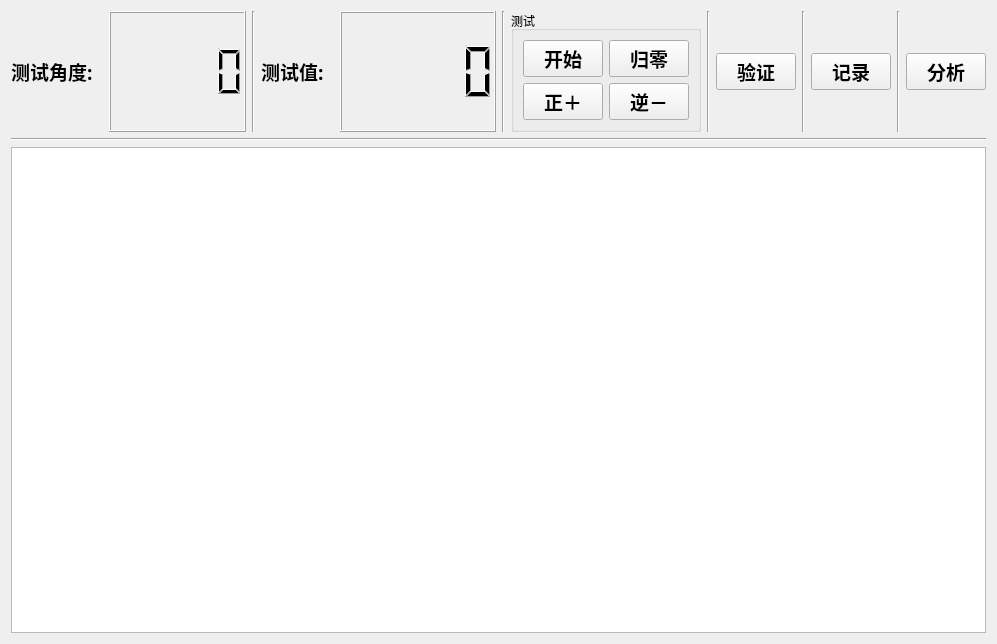
<?xml version="1.0" encoding="UTF-8"?>
<ui version="4.0">
 <class>RotaryTest</class>
 <widget class="QWidget" name="RotaryTest">
  <property name="geometry">
   <rect>
    <x>0</x>
    <y>0</y>
    <width>997</width>
    <height>644</height>
   </rect>
  </property>
  <property name="windowTitle">
   <string>Form</string>
  </property>
  <layout class="QGridLayout" name="gridLayout_3">
   <item row="0" column="0">
    <layout class="QVBoxLayout" name="verticalLayout">
     <item>
      <layout class="QHBoxLayout" name="horizontalLayout_3">
       <item>
        <layout class="QHBoxLayout" name="horizontalLayout">
         <item>
          <widget class="QLabel" name="label">
           <property name="sizePolicy">
            <sizepolicy hsizetype="Fixed" vsizetype="Minimum">
             <horstretch>0</horstretch>
             <verstretch>0</verstretch>
            </sizepolicy>
           </property>
           <property name="font">
            <font>
             <family>Agency FB</family>
             <pointsize>14</pointsize>
             <weight>75</weight>
             <bold>true</bold>
            </font>
           </property>
           <property name="text">
            <string>测试角度:</string>
           </property>
          </widget>
         </item>
         <item>
          <spacer name="horizontalSpacer">
           <property name="orientation">
            <enum>Qt::Horizontal</enum>
           </property>
           <property name="sizeType">
            <enum>QSizePolicy::Fixed</enum>
           </property>
           <property name="sizeHint" stdset="0">
            <size>
             <width>10</width>
             <height>20</height>
            </size>
           </property>
          </spacer>
         </item>
         <item>
          <widget class="QLCDNumber" name="angleLcdNumber">
           <property name="sizePolicy">
            <sizepolicy hsizetype="Expanding" vsizetype="Minimum">
             <horstretch>0</horstretch>
             <verstretch>0</verstretch>
            </sizepolicy>
           </property>
           <property name="font">
            <font>
             <family>Agency FB</family>
             <pointsize>14</pointsize>
             <weight>75</weight>
             <bold>true</bold>
            </font>
           </property>
          </widget>
         </item>
        </layout>
       </item>
       <item>
        <widget class="Line" name="line">
         <property name="orientation">
          <enum>Qt::Vertical</enum>
         </property>
        </widget>
       </item>
       <item>
        <layout class="QHBoxLayout" name="horizontalLayout_2">
         <item>
          <widget class="QLabel" name="label_2">
           <property name="sizePolicy">
            <sizepolicy hsizetype="Fixed" vsizetype="Minimum">
             <horstretch>0</horstretch>
             <verstretch>0</verstretch>
            </sizepolicy>
           </property>
           <property name="font">
            <font>
             <family>Agency FB</family>
             <pointsize>14</pointsize>
             <weight>75</weight>
             <bold>true</bold>
            </font>
           </property>
           <property name="text">
            <string>测试值:</string>
           </property>
          </widget>
         </item>
         <item>
          <spacer name="horizontalSpacer_2">
           <property name="orientation">
            <enum>Qt::Horizontal</enum>
           </property>
           <property name="sizeType">
            <enum>QSizePolicy::Fixed</enum>
           </property>
           <property name="sizeHint" stdset="0">
            <size>
             <width>10</width>
             <height>20</height>
            </size>
           </property>
          </spacer>
         </item>
         <item>
          <widget class="QLCDNumber" name="voltageLcdNumber">
           <property name="sizePolicy">
            <sizepolicy hsizetype="Expanding" vsizetype="Minimum">
             <horstretch>0</horstretch>
             <verstretch>0</verstretch>
            </sizepolicy>
           </property>
           <property name="font">
            <font>
             <family>Agency FB</family>
             <pointsize>14</pointsize>
             <weight>75</weight>
             <bold>true</bold>
            </font>
           </property>
          </widget>
         </item>
        </layout>
       </item>
       <item>
        <widget class="Line" name="line_2">
         <property name="orientation">
          <enum>Qt::Vertical</enum>
         </property>
        </widget>
       </item>
       <item>
        <widget class="QGroupBox" name="groupBox">
         <property name="title">
          <string>测试</string>
         </property>
         <layout class="QGridLayout" name="gridLayout_2">
          <item row="0" column="0">
           <layout class="QGridLayout" name="gridLayout">
            <item row="0" column="0">
             <widget class="QPushButton" name="testPushButton">
              <property name="sizePolicy">
               <sizepolicy hsizetype="Preferred" vsizetype="Fixed">
                <horstretch>0</horstretch>
                <verstretch>0</verstretch>
               </sizepolicy>
              </property>
              <property name="font">
               <font>
                <family>Agency FB</family>
                <pointsize>14</pointsize>
                <weight>75</weight>
                <bold>true</bold>
               </font>
              </property>
              <property name="text">
               <string>开始</string>
              </property>
              <property name="checkable">
               <bool>true</bool>
              </property>
             </widget>
            </item>
            <item row="0" column="1">
             <widget class="QPushButton" name="returnZeroPushButton">
              <property name="sizePolicy">
               <sizepolicy hsizetype="Preferred" vsizetype="Fixed">
                <horstretch>0</horstretch>
                <verstretch>0</verstretch>
               </sizepolicy>
              </property>
              <property name="font">
               <font>
                <family>Agency FB</family>
                <pointsize>14</pointsize>
                <weight>75</weight>
                <bold>true</bold>
               </font>
              </property>
              <property name="text">
               <string>归零</string>
              </property>
              <property name="checkable">
               <bool>true</bool>
              </property>
             </widget>
            </item>
            <item row="1" column="0">
             <widget class="QPushButton" name="increasePushButton">
              <property name="sizePolicy">
               <sizepolicy hsizetype="Preferred" vsizetype="Fixed">
                <horstretch>0</horstretch>
                <verstretch>0</verstretch>
               </sizepolicy>
              </property>
              <property name="font">
               <font>
                <family>Agency FB</family>
                <pointsize>14</pointsize>
                <weight>75</weight>
                <bold>true</bold>
               </font>
              </property>
              <property name="text">
               <string>正＋</string>
              </property>
              <property name="checkable">
               <bool>true</bool>
              </property>
             </widget>
            </item>
            <item row="1" column="1">
             <widget class="QPushButton" name="decreasePushButton">
              <property name="sizePolicy">
               <sizepolicy hsizetype="Preferred" vsizetype="Fixed">
                <horstretch>0</horstretch>
                <verstretch>0</verstretch>
               </sizepolicy>
              </property>
              <property name="font">
               <font>
                <family>Agency FB</family>
                <pointsize>14</pointsize>
                <weight>75</weight>
                <bold>true</bold>
               </font>
              </property>
              <property name="text">
               <string>逆－</string>
              </property>
              <property name="checkable">
               <bool>true</bool>
              </property>
             </widget>
            </item>
           </layout>
          </item>
         </layout>
        </widget>
       </item>
       <item>
        <widget class="Line" name="line_3">
         <property name="orientation">
          <enum>Qt::Vertical</enum>
         </property>
        </widget>
       </item>
       <item>
        <widget class="QPushButton" name="verifyPushButton">
         <property name="sizePolicy">
          <sizepolicy hsizetype="Preferred" vsizetype="Fixed">
           <horstretch>0</horstretch>
           <verstretch>0</verstretch>
          </sizepolicy>
         </property>
         <property name="font">
          <font>
           <family>Agency FB</family>
           <pointsize>14</pointsize>
           <weight>75</weight>
           <bold>true</bold>
          </font>
         </property>
         <property name="text">
          <string>验证</string>
         </property>
         <property name="checkable">
          <bool>true</bool>
         </property>
        </widget>
       </item>
       <item>
        <widget class="Line" name="line_5">
         <property name="orientation">
          <enum>Qt::Vertical</enum>
         </property>
        </widget>
       </item>
       <item>
        <widget class="QPushButton" name="recordPushButton">
         <property name="sizePolicy">
          <sizepolicy hsizetype="Preferred" vsizetype="Fixed">
           <horstretch>0</horstretch>
           <verstretch>0</verstretch>
          </sizepolicy>
         </property>
         <property name="font">
          <font>
           <family>Agency FB</family>
           <pointsize>14</pointsize>
           <weight>75</weight>
           <bold>true</bold>
          </font>
         </property>
         <property name="text">
          <string>记录</string>
         </property>
        </widget>
       </item>
       <item>
        <widget class="Line" name="line_6">
         <property name="orientation">
          <enum>Qt::Vertical</enum>
         </property>
        </widget>
       </item>
       <item>
        <widget class="QPushButton" name="analysisPushButton">
         <property name="sizePolicy">
          <sizepolicy hsizetype="Preferred" vsizetype="Fixed">
           <horstretch>0</horstretch>
           <verstretch>0</verstretch>
          </sizepolicy>
         </property>
         <property name="font">
          <font>
           <family>Agency FB</family>
           <pointsize>14</pointsize>
           <weight>75</weight>
           <bold>true</bold>
          </font>
         </property>
         <property name="text">
          <string>分析</string>
         </property>
        </widget>
       </item>
      </layout>
     </item>
     <item>
      <widget class="Line" name="line_4">
       <property name="orientation">
        <enum>Qt::Horizontal</enum>
       </property>
      </widget>
     </item>
     <item>
      <widget class="QTableWidget" name="tableWidget"/>
     </item>
    </layout>
   </item>
  </layout>
 </widget>
 <resources/>
 <connections/>
</ui>
